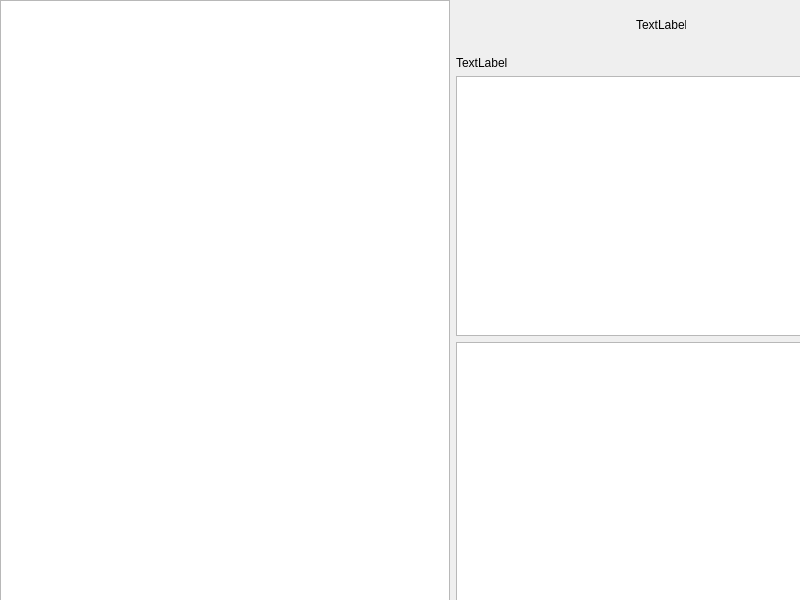
<?xml version="1.0" encoding="UTF-8"?>
<ui version="4.0">
 <class>AnalyticsPage</class>
 <widget class="QWidget" name="AnalyticsPage">
  <property name="geometry">
   <rect>
    <x>0</x>
    <y>0</y>
    <width>800</width>
    <height>600</height>
   </rect>
  </property>
  <property name="windowTitle">
   <string>Form</string>
  </property>
  <widget class="QWidget" name="horizontalLayoutWidget">
   <property name="geometry">
    <rect>
     <x>0</x>
     <y>0</y>
     <width>866</width>
     <height>601</height>
    </rect>
   </property>
   <layout class="QHBoxLayout" name="horizontalLayout">
    <item>
     <widget class="QTableWidget" name="tableSoldItems">
      <property name="minimumSize">
       <size>
        <width>450</width>
        <height>0</height>
       </size>
      </property>
     </widget>
    </item>
    <item>
     <layout class="QVBoxLayout" name="verticalLayout">
      <item>
       <layout class="QHBoxLayout" name="logolayout">
        <item>
         <spacer name="verticalSpacer_2">
          <property name="orientation">
           <enum>Qt::Orientation::Vertical</enum>
          </property>
          <property name="sizeType">
           <enum>QSizePolicy::Policy::Fixed</enum>
          </property>
          <property name="sizeHint" stdset="0">
           <size>
            <width>50</width>
            <height>50</height>
           </size>
          </property>
         </spacer>
        </item>
        <item>
         <widget class="QLabel" name="labelStoreLogo">
          <property name="maximumSize">
           <size>
            <width>50</width>
            <height>50</height>
           </size>
          </property>
          <property name="text">
           <string>TextLabel</string>
          </property>
         </widget>
        </item>
        <item>
         <spacer name="verticalSpacer">
          <property name="orientation">
           <enum>Qt::Orientation::Vertical</enum>
          </property>
          <property name="sizeType">
           <enum>QSizePolicy::Policy::Fixed</enum>
          </property>
          <property name="sizeHint" stdset="0">
           <size>
            <width>50</width>
            <height>50</height>
           </size>
          </property>
         </spacer>
        </item>
       </layout>
      </item>
      <item>
       <widget class="QLabel" name="labelStoreName">
        <property name="text">
         <string>TextLabel</string>
        </property>
       </widget>
      </item>
      <item>
       <layout class="QVBoxLayout" name="verticalLayout_2">
        <item>
         <widget class="QChartView" name="graphicsViewProducts"/>
        </item>
        <item>
         <widget class="QChartView" name="graphicsViewRatings"/>
        </item>
       </layout>
      </item>
     </layout>
    </item>
   </layout>
  </widget>
 </widget>
 <customwidgets>
  <customwidget>
   <class>QChartView</class>
   <extends>QGraphicsView</extends>
   <header location="global">QtCharts</header>
  </customwidget>
 </customwidgets>
 <resources/>
 <connections/>
</ui>
